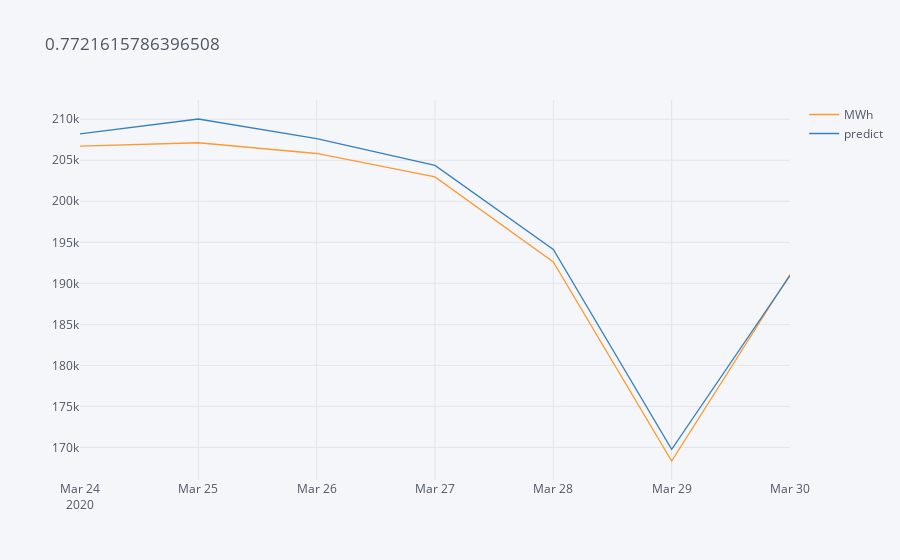

Notebook code for this chart:
### Code cell
%time a = mobilidad(7)
a[["MWh", "predict"]].iplot(title = a.error.mean())

### Figure 1 — Plotly figure (JSON) as saved in the notebook; plotly's stock layout.template omitted (floating-point values rounded to 4 significant figures)
{"data": [{"line": {"color": "rgba(255, 153, 51, 1.0)", "dash": "solid", "shape": "linear", "width": 1.3}, "mode": "lines", "name": "MWh", "text": "", "type": "scatter", "x": ["2020-03-24", "2020-03-25", "2020-03-26", "2020-03-27", "2020-03-28", "2020-03-29", "2020-03-30"], "y": [206700.0, 207100.0, 205800.0, 203000.0, 192600.0, 168300.0, 191100.0]}, {"line": {"color": "rgba(55, 128, 191, 1.0)", "dash": "solid", "shape": "linear", "width": 1.3}, "mode": "lines", "name": "predict", "text": "", "type": "scatter", "x": ["2020-03-24", "2020-03-25", "2020-03-26", "2020-03-27", "2020-03-28", "2020-03-29", "2020-03-30"], "y": [208200.0, 210000.0, 207600.0, 204400.0, 194100.0, 169800.0, 190900.0]}], "layout": {"legend": {"bgcolor": "#F5F6F9", "font": {"color": "#4D5663"}}, "paper_bgcolor": "#F5F6F9", "plot_bgcolor": "#F5F6F9", "title": {"font": {"color": "#4D5663"}, "text": "0.7721615786396508"}, "xaxis": {"gridcolor": "#E1E5ED", "showgrid": true, "tickfont": {"color": "#4D5663"}, "title": {"font": {"color": "#4D5663"}, "text": ""}, "zerolinecolor": "#E1E5ED"}, "yaxis": {"gridcolor": "#E1E5ED", "showgrid": true, "tickfont": {"color": "#4D5663"}, "title": {"font": {"color": "#4D5663"}, "text": ""}, "zerolinecolor": "#E1E5ED"}}}
